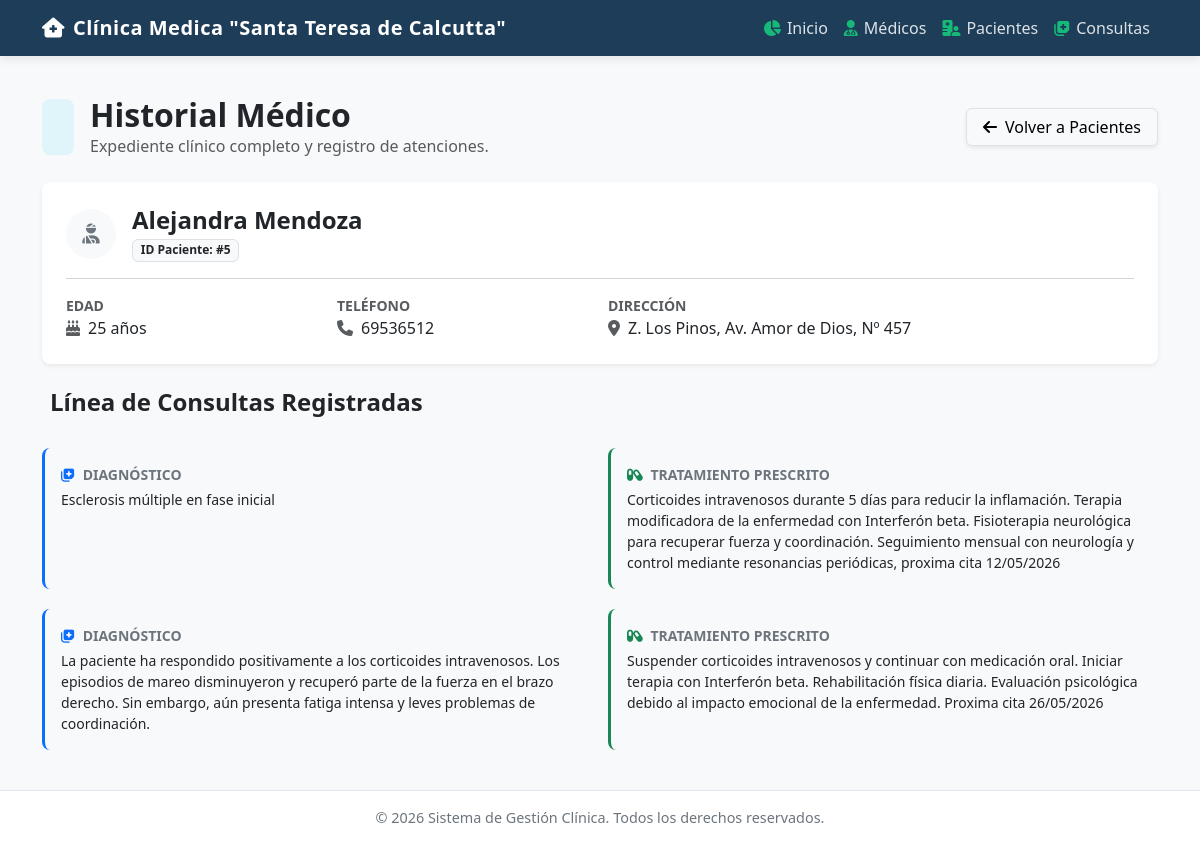
Screenshot of /pacientes/historial/5 with the database file from the repository.
### models.py (models this page shows)
class Paciente(db.Model):
    __tablename__ = 'pacientes'
    id_paciente = db.Column(db.Integer, primary_key=True)
    nombre = db.Column(db.String(100), nullable=False)
    edad = db.Column(db.Integer, nullable=False)
    direccion = db.Column(db.String(200), nullable=False)
    telefono = db.Column(db.String(20), nullable=False)
    consultas = db.relationship('Consulta', backref='paciente', lazy=True)

class Consulta(db.Model):
    __tablename__ = 'consultas'
    id_consulta = db.Column(db.Integer, primary_key=True)
    fecha = db.Column(db.String(20), nullable=False)
    diagnostico = db.Column(db.String(200), nullable=False)
    tratamiento = db.Column(db.String(200), nullable=False)
    id_medico = db.Column(
        db.Integer,
        db.ForeignKey('medicos.id_medico'),
        nullable=False
    )
    id_paciente = db.Column(
        db.Integer,
        db.ForeignKey('pacientes.id_paciente'),
        nullable=False
    )

### app.py (the view)
@app.route('/pacientes/historial/<int:id>')
def historial_paciente(id):
    paciente = Paciente.query.get_or_404(id)
    consultas = paciente.consultas
    return render_template('pacientes/historial.html', paciente=paciente, consultas=consultas)

### templates/pacientes/historial.html (shortened to what this page needs)
{% extends 'base.html' %}
{% block content %}
<div class="d-flex align-items-center mb-4 justify-content-between">
    <div class="d-flex align-items-center">
        <div class="bg-info bg-opacity-10 text-info p-3 rounded-3 me-3">
        </div>
        <div>
            <h2 class="mb-0 fw-bold text-dark">Historial Médico</h2>
            <p class="text-muted mb-0">Expediente clínico completo y registro de atenciones.</p>
        </div>
    </div>
    <a href="/pacientes" class="btn btn-light border px-3 shadow-sm">
        <i class="fa-solid fa-arrow-left me-2"></i>Volver a Pacientes
    </a>
</div>
<div class="card border-0 shadow-sm rounded-3 mb-4 bg-white">
    <div class="card-body p-4">
        <div class="d-flex align-items-center mb-3">
            <div class="avatar bg-light text-secondary rounded-circle d-flex align-items-center justify-content-center me-3" style="width: 50px; height: 50px;">
                <i class="fa-solid fa-user-injured fa-lg"></i>
            </div>
            <div>
                <h4 class="fw-bold text-dark mb-0">{{ paciente.nombre }}</h4>
                <span class="badge bg-light text-dark border mt-1">ID Paciente: #{{ paciente.id_paciente }}</span>
            </div>
        </div>
        <hr class="text-muted opacity-25">
        <div class="row g-3">
            <div class="col-md-3 col-sm-6">
                <small class="text-muted d-block fw-semibold text-uppercase">Edad</small>
                <span class="text-dark fw-medium"><i class="fa-solid fa-cake-candles text-muted me-2"></i>{{ paciente.edad }} años</span>
            </div>
            <div class="col-md-3 col-sm-6">
                <small class="text-muted d-block fw-semibold text-uppercase">Teléfono</small>
                <span class="text-dark fw-medium"><i class="fa-solid fa-phone text-muted me-2"></i>{{ paciente.telefono }}</span>
            </div>
            <div class="col-md-6">
                <small class="text-muted d-block fw-semibold text-uppercase">Dirección</small>
                <span class="text-dark fw-medium"><i class="fa-solid fa-location-dot text-muted me-2"></i>{{ paciente.direccion }}</span>
            </div>
        </div>
    </div>
</div>
<h4 class="fw-bold text-dark mb-3">Línea de Consultas Registradas</h4>
<Timeline>
    {% for c in consultas %}
    <TimelineEvent title="Consulta Médica - Atendido por Dr(a). {{ c.medico.nombre }}" time="{{ c.fecha }}">
        <div class="row g-3 mt-1">
            <div class="col-md-6">
                <div class="p-3 rounded-3 bg-light border-start border-primary border-3 h-100">
                    <span class="d-block fw-bold text-secondary small text-uppercase mb-1">
                        <i class="fa-solid fa-notes-medical me-1 text-primary"></i> Diagnóstico
                    </span>
                    <p class="mb-0 text-dark small" style="white-space: pre-line;">{{ c.diagnostico }}</p>
                </div>
            </div>
            <div class="col-md-6">
                <div class="p-3 rounded-3 bg-light border-start border-success border-3 h-100">
                    <span class="d-block fw-bold text-secondary small text-uppercase mb-1">
                        <i class="fa-solid fa-capsules me-1 text-success"></i> Tratamiento Prescrito
                    </span>
                    <p class="mb-0 text-dark small" style="white-space: pre-line;">{{ c.tratamiento }}</p>
                </div>
            </div>
        </div>
    </TimelineEvent>
    {% endfor %}
</Timeline>
{% endblock %}

### templates/base.html (style rules this page uses)
:root { --primary-color: #1e3d59; --secondary-color: #17b978; --bg-light: #f8f9fa; }
body { background-color: var(--bg-light); font-family: 'Segoe UI', Tahoma, Geneva, Verdana, sans-serif; display: flex; flex-direction: column; min-height: 100vh; }

### rows the page displays
Paciente: nombre "Alejandra Mendoza", id_paciente "5", edad "25", telefono "69536512", direccion "Z. Los Pinos, Av. Amor de Dios, Nº 457"
Consulta: diagnostico "Esclerosis múltiple en fase inicial", tratamiento "Corticoides intravenosos durante 5 días para reducir la inflamación. Terapia modificadora de la enfermedad con Interferón beta. Fisioterapia neurológica para recuperar fuerza y coordinación. Seguimiento mensual con neurología y control mediante resonancias periódicas, proxima cita 12/05/2026"
Consulta: diagnostico "La paciente ha respondido positivamente a los corticoides intravenosos. Los episodios de mareo disminuyeron y recuperó parte de la fuerza en el brazo derecho. Sin embargo, aún presenta fatiga intensa y leves problemas de coordinación.", tratamiento "Suspender corticoides intravenosos y continuar con medicación oral. Iniciar terapia con Interferón beta. Rehabilitación física diaria. Evaluación psicológica debido al impacto emocional de la enfermedad. Proxima cita 26/05/2026"
